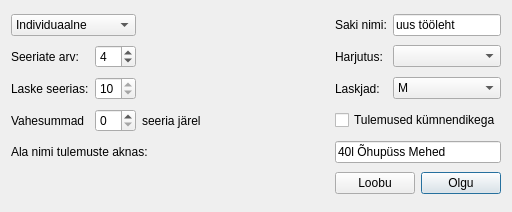
<?xml version="1.0" encoding="UTF-8"?>
<ui version="4.0">
 <class>ValikKastClass</class>
 <widget class="QDialog" name="ValikKastClass">
  <property name="geometry">
   <rect>
    <x>0</x>
    <y>0</y>
    <width>512</width>
    <height>212</height>
   </rect>
  </property>
  <property name="windowTitle">
   <string>Protokollitaja - Uus sakk</string>
  </property>
  <layout class="QGridLayout" name="gridLayout">
   <item row="0" column="0" colspan="2">
    <widget class="QComboBox" name="indBox">
     <property name="toolTip">
      <string>Siit valige, kas on võistkondlik või individuaalne</string>
     </property>
     <property name="currentIndex">
      <number>0</number>
     </property>
     <item>
      <property name="text">
       <string>Individuaalne</string>
      </property>
     </item>
     <item>
      <property name="text">
       <string>Võistkondlik</string>
      </property>
     </item>
    </widget>
   </item>
   <item row="0" column="2">
    <spacer name="horizontalSpacer_5">
     <property name="orientation">
      <enum>Qt::Horizontal</enum>
     </property>
     <property name="sizeHint" stdset="0">
      <size>
       <width>40</width>
       <height>20</height>
      </size>
     </property>
    </spacer>
   </item>
   <item row="0" column="3">
    <widget class="QLabel" name="label">
     <property name="text">
      <string>Saki nimi:</string>
     </property>
    </widget>
   </item>
   <item row="0" column="4">
    <widget class="QLineEdit" name="sakiNimi">
     <property name="toolTip">
      <string>Lühike nimi enda jaoks, mille järgi lehte ära tunda. Nagu Excel'is on Sheet 1, Sheet 2 jne. Ei kuvata tulemuste aknas</string>
     </property>
     <property name="text">
      <string>uus tööleht</string>
     </property>
    </widget>
   </item>
   <item row="1" column="0">
    <widget class="QLabel" name="seeriateSilt">
     <property name="text">
      <string>Seeriate arv:</string>
     </property>
    </widget>
   </item>
   <item row="1" column="1">
    <widget class="QSpinBox" name="seeriateArv">
     <property name="toolTip">
      <string>Seeriate arv võistluses või võistlejate arv võistkonnas</string>
     </property>
     <property name="minimum">
      <number>1</number>
     </property>
     <property name="maximum">
      <number>12</number>
     </property>
     <property name="value">
      <number>4</number>
     </property>
    </widget>
   </item>
   <item row="1" column="2">
    <spacer name="horizontalSpacer_4">
     <property name="orientation">
      <enum>Qt::Horizontal</enum>
     </property>
     <property name="sizeHint" stdset="0">
      <size>
       <width>281</width>
       <height>20</height>
      </size>
     </property>
    </spacer>
   </item>
   <item row="1" column="3">
    <widget class="QLabel" name="label_4">
     <property name="text">
      <string>Harjutus:</string>
     </property>
    </widget>
   </item>
   <item row="1" column="4">
    <widget class="QComboBox" name="harjutus">
     <property name="toolTip">
      <string>Valige harjutus. Tähelpanu! Peale siit millegi valimist vaadake üle, et ka kõik teised asjad ikka õiged oleksid!</string>
     </property>
    </widget>
   </item>
   <item row="2" column="0">
    <widget class="QLabel" name="laskudeSilt">
     <property name="text">
      <string>Laske seerias:</string>
     </property>
    </widget>
   </item>
   <item row="2" column="1">
    <widget class="QSpinBox" name="laskudeArv">
     <property name="readOnly">
      <bool>true</bool>
     </property>
     <property name="minimum">
      <number>5</number>
     </property>
     <property name="maximum">
      <number>20</number>
     </property>
     <property name="value">
      <number>10</number>
     </property>
    </widget>
   </item>
   <item row="2" column="2">
    <spacer name="horizontalSpacer_3">
     <property name="orientation">
      <enum>Qt::Horizontal</enum>
     </property>
     <property name="sizeHint" stdset="0">
      <size>
       <width>73</width>
       <height>20</height>
      </size>
     </property>
    </spacer>
   </item>
   <item row="2" column="3">
    <widget class="QLabel" name="label_5">
     <property name="text">
      <string>Laskjad:</string>
     </property>
    </widget>
   </item>
   <item row="2" column="4">
    <widget class="QComboBox" name="laskjad">
     <property name="toolTip">
      <string/>
     </property>
     <item>
      <property name="text">
       <string>M</string>
      </property>
     </item>
     <item>
      <property name="text">
       <string>N</string>
      </property>
     </item>
     <item>
      <property name="text">
       <string>MJ</string>
      </property>
     </item>
     <item>
      <property name="text">
       <string>NJ</string>
      </property>
     </item>
     <item>
      <property name="text">
       <string>P</string>
      </property>
     </item>
     <item>
      <property name="text">
       <string>T</string>
      </property>
     </item>
     <item>
      <property name="text">
       <string>MV</string>
      </property>
     </item>
     <item>
      <property name="text">
       <string>NV</string>
      </property>
     </item>
    </widget>
   </item>
   <item row="3" column="0">
    <widget class="QLabel" name="vSummadeSilt">
     <property name="text">
      <string>Vahesummad</string>
     </property>
     <property name="wordWrap">
      <bool>false</bool>
     </property>
    </widget>
   </item>
   <item row="3" column="1">
    <widget class="QSpinBox" name="vSummadeArv">
     <property name="toolTip">
      <string>Seeriate arv peale mida on vahesumma</string>
     </property>
     <property name="maximum">
      <number>12</number>
     </property>
    </widget>
   </item>
   <item row="3" column="2">
    <widget class="QLabel" name="vSummadeSilt2">
     <property name="text">
      <string>seeria järel</string>
     </property>
    </widget>
   </item>
   <item row="3" column="3" colspan="2">
    <widget class="QCheckBox" name="kumnendikegaBox">
     <property name="text">
      <string>Tulemused kümnendikega</string>
     </property>
    </widget>
   </item>
   <item row="4" column="0" colspan="3">
    <widget class="QLabel" name="label_2">
     <property name="text">
      <string>Ala nimi tulemuste aknas:</string>
     </property>
    </widget>
   </item>
   <item row="4" column="3" colspan="2">
    <widget class="QLineEdit" name="nimiTulAknas">
     <property name="toolTip">
      <string>Ala nimi, mida kuvatakse tulemustega koos ekraanil</string>
     </property>
     <property name="text">
      <string>40l Õhupüss Mehed</string>
     </property>
    </widget>
   </item>
   <item row="5" column="0" colspan="5">
    <layout class="QHBoxLayout" name="horizontalLayout">
     <item>
      <spacer name="horizontalSpacer">
       <property name="orientation">
        <enum>Qt::Horizontal</enum>
       </property>
       <property name="sizeHint" stdset="0">
        <size>
         <width>40</width>
         <height>20</height>
        </size>
       </property>
      </spacer>
     </item>
     <item>
      <widget class="QPushButton" name="loobuNupp">
       <property name="text">
        <string>Loobu</string>
       </property>
      </widget>
     </item>
     <item>
      <widget class="QPushButton" name="okNupp">
       <property name="text">
        <string>Olgu</string>
       </property>
       <property name="default">
        <bool>true</bool>
       </property>
      </widget>
     </item>
    </layout>
   </item>
  </layout>
 </widget>
 <layoutdefault spacing="6" margin="11"/>
 <resources/>
 <connections>
  <connection>
   <sender>loobuNupp</sender>
   <signal>clicked()</signal>
   <receiver>ValikKastClass</receiver>
   <slot>reject()</slot>
   <hints>
    <hint type="sourcelabel">
     <x>338</x>
     <y>154</y>
    </hint>
    <hint type="destinationlabel">
     <x>108</x>
     <y>109</y>
    </hint>
   </hints>
  </connection>
 </connections>
</ui>
